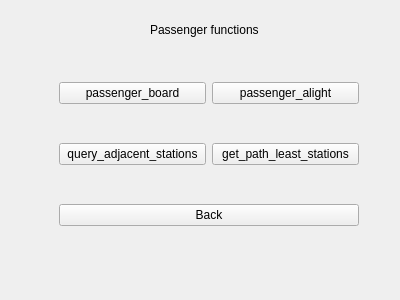
<?xml version="1.0" encoding="UTF-8"?>
<ui version="4.0">
 <class>PWindow</class>
 <widget class="QWidget" name="PWindow">
  <property name="geometry">
   <rect>
    <x>0</x>
    <y>0</y>
    <width>400</width>
    <height>300</height>
   </rect>
  </property>
  <property name="windowTitle">
   <string>Form</string>
  </property>
  <widget class="QWidget" name="gridLayoutWidget">
   <property name="geometry">
    <rect>
     <x>59</x>
     <y>49</y>
     <width>300</width>
     <height>211</height>
    </rect>
   </property>
   <layout class="QGridLayout" name="gridLayout">
    <item row="0" column="0">
     <widget class="QPushButton" name="passenger_board">
      <property name="text">
       <string>passenger_board</string>
      </property>
     </widget>
    </item>
    <item row="1" column="0">
     <widget class="QPushButton" name="query_adjacent_stations">
      <property name="text">
       <string>query_adjacent_stations</string>
      </property>
     </widget>
    </item>
    <item row="0" column="1">
     <widget class="QPushButton" name="passenger_alight">
      <property name="text">
       <string>passenger_alight</string>
      </property>
     </widget>
    </item>
    <item row="1" column="1">
     <widget class="QPushButton" name="get_path_least_stations">
      <property name="text">
       <string>get_path_least_stations</string>
      </property>
     </widget>
    </item>
    <item row="2" column="0" colspan="2">
     <widget class="QPushButton" name="Back">
      <property name="text">
       <string>Back</string>
      </property>
     </widget>
    </item>
   </layout>
  </widget>
  <widget class="QLabel" name="label">
   <property name="geometry">
    <rect>
     <x>150</x>
     <y>20</y>
     <width>181</width>
     <height>20</height>
    </rect>
   </property>
   <property name="text">
    <string>Passenger functions</string>
   </property>
  </widget>
 </widget>
 <resources/>
 <connections/>
</ui>
